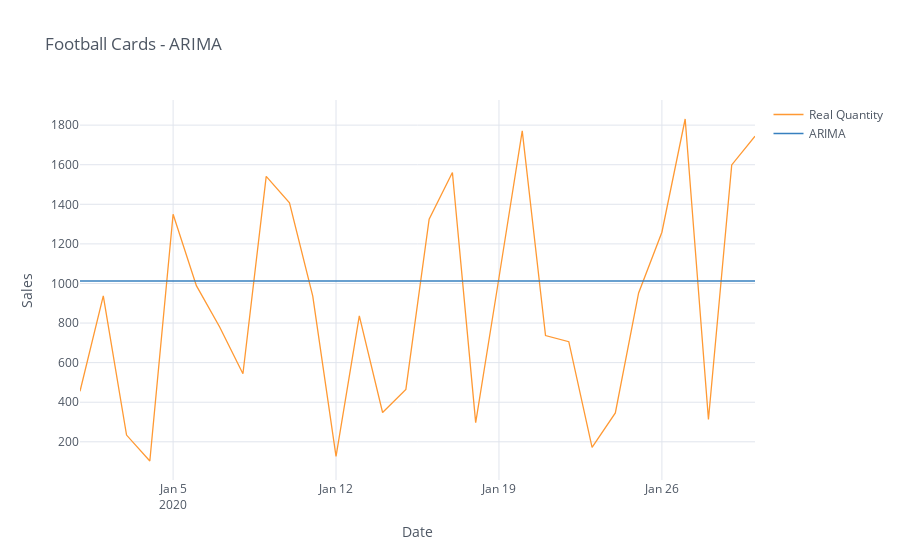
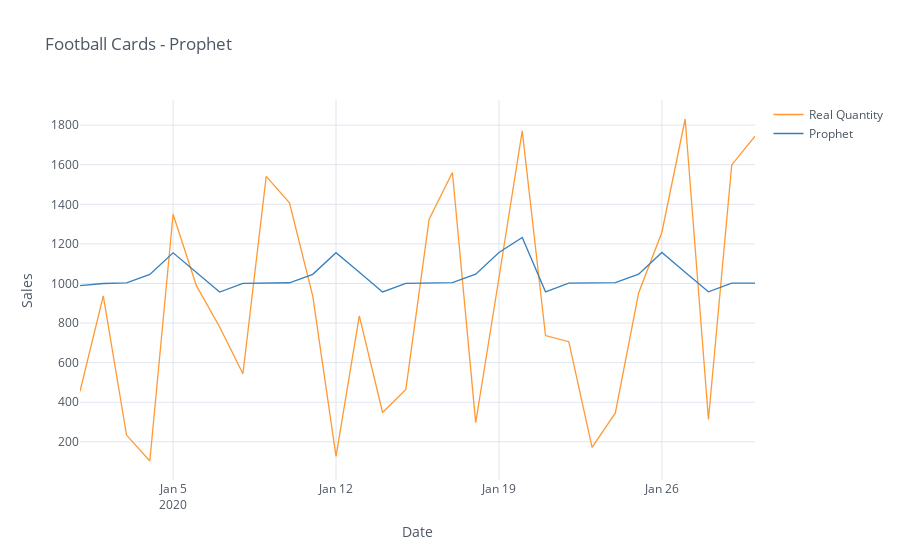
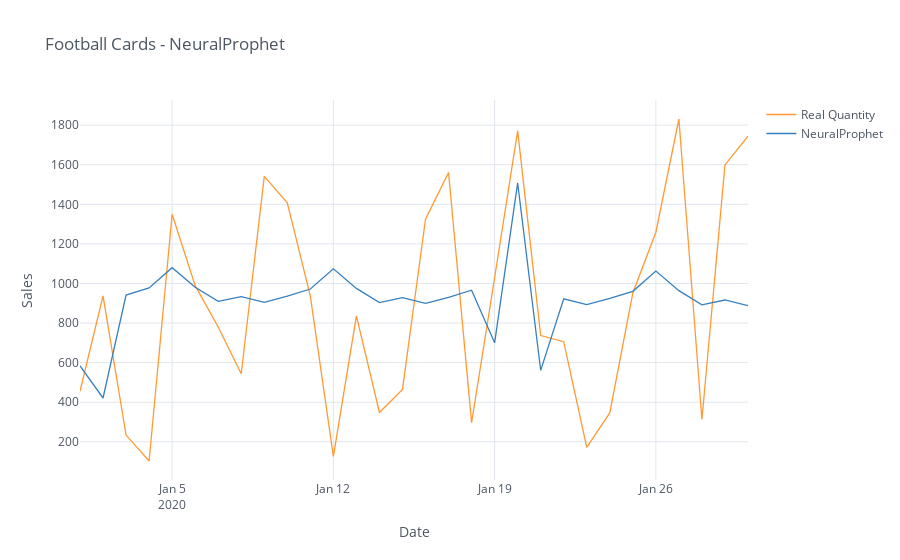

These figures' notebook cell, in order:
### Code cell
final_list = []
total_pred = pd.DataFrame()

start_pred_list = get_pred_dates('2020-01-01', '2021-01-01')[0:1]

for start_pred_time in tqdm(start_pred_list): 
    pred_path = cache_path + "/saved_results/final_results_" + leaf_name + "_" + str(start_pred_time) + "_predictions"
    if pred_path and os.path.isfile(pred_path):
        total_pred = pd.read_pickle(pred_path)
        
    else:
        X_train, X_test = split_data(data, start_pred_time)    
        time_series = TimeSeries.from_dataframe(categ_data, value_cols='Quantity')    
        train, test_ts = time_series.split_before(pd.Timestamp(start_pred_time))
        test = test_ts[:prediction_time]
        events_all = pd.concat([X_train, X_test])
        train_df, test_df = train.pd_dataframe(), test.pd_dataframe()
        train_dates, test_dates = train_df.index.values, test_df.index.values
         
        res_prediction = test_models(test, test_name=leaf_name, start_pred_time=start_pred_time, train=train, use_cache=ts_cache)        
        lstm_predictions = get_lstm_results(train, test, train_df, test_df, events_all, start_pred_time, leaf_name, peaks_data, n_in, window_size, events_dates, device, lstm_df_cache, lstm_cache)                   
        tcn_predictions = get_tcn_results(train, test, train_df, test_df, events_all, start_pred_time, leaf_name, peaks_data, n_in, window_size, events_dates, device, tcn_df_cache, tcn_cache)        
        neural_predictions = get_neural_prophet_results(train, test, events_all, leaf_name, peaks_data, events_dates, start_pred_time, neural_cache)
        
        total_pred = pd.concat([total_pred, pd.concat([res_prediction, lstm_predictions, tcn_predictions, neural_predictions], axis=1)])
        total_pred.to_pickle(pred_path) 
                
    final_list.append(final_res)

### Figure 1 — Plotly figure (JSON) as saved in the notebook; plotly's stock layout.template omitted (floating-point values rounded to 4 significant figures)
{"data": [{"line": {"color": "rgba(255, 153, 51, 1.0)", "dash": "solid", "shape": "linear", "width": 1.3}, "mode": "lines", "name": "Real Quantity", "text": "", "type": "scatter", "x": ["2020-01-01", "2020-01-02", "2020-01-03", "2020-01-04", "2020-01-05", "2020-01-06", "2020-01-07", "2020-01-08", "2020-01-09", "2020-01-10", "2020-01-11", "2020-01-12", "2020-01-13", "2020-01-14", "2020-01-15", "2020-01-16", "2020-01-17", "2020-01-18", "2020-01-19", "2020-01-20", "2020-01-21", "2020-01-22", "2020-01-23", "2020-01-24", "2020-01-25", "2020-01-26", "2020-01-27", "2020-01-28", "2020-01-29", "2020-01-30"], "y": [455, 937, 234, 103, 1350, 989, 780, 544, 1541, 1408, 936, 126, 836, 348, 465, 1325, 1561, 297, 1029, 1771, 737, 706, 172, 346, 952, 1259, 1831, 313, 1599, 1744]}, {"line": {"color": "rgba(55, 128, 191, 1.0)", "dash": "solid", "shape": "linear", "width": 1.3}, "mode": "lines", "name": "ARIMA", "text": "", "type": "scatter", "x": ["2020-01-01", "2020-01-02", "2020-01-03", "2020-01-04", "2020-01-05", "2020-01-06", "2020-01-07", "2020-01-08", "2020-01-09", "2020-01-10", "2020-01-11", "2020-01-12", "2020-01-13", "2020-01-14", "2020-01-15", "2020-01-16", "2020-01-17", "2020-01-18", "2020-01-19", "2020-01-20", "2020-01-21", "2020-01-22", "2020-01-23", "2020-01-24", "2020-01-25", "2020-01-26", "2020-01-27", "2020-01-28", "2020-01-29", "2020-01-30"], "y": [1012.0, 1012.0, 1012.0, 1012.0, 1012.0, 1012.0, 1012.0, 1012.0, 1012.0, 1012.0, 1012.0, 1012.0, 1012.0, 1012.0, 1012.0, 1012.0, 1012.0, 1012.0, 1012.0, 1012.0, 1012.0, 1012.0, 1012.0, 1012.0, 1012.0, 1012.0, 1012.0, 1012.0, 1012.0, 1012.0]}], "layout": {"legend": {"bgcolor": "#FFFFFF", "font": {"color": "#4D5663"}}, "paper_bgcolor": "#FFFFFF", "plot_bgcolor": "#FFFFFF", "title": {"font": {"color": "#4D5663"}, "text": "Football Cards - ARIMA"}, "xaxis": {"gridcolor": "#E1E5ED", "showgrid": true, "tickfont": {"color": "#4D5663"}, "title": {"font": {"color": "#4D5663"}, "text": "Date"}, "zerolinecolor": "#E1E5ED"}, "yaxis": {"gridcolor": "#E1E5ED", "showgrid": true, "tickfont": {"color": "#4D5663"}, "title": {"font": {"color": "#4D5663"}, "text": "Sales"}, "zerolinecolor": "#E1E5ED"}}}

### Figure 2 — Plotly figure (JSON) as saved in the notebook; plotly's stock layout.template omitted (floating-point values rounded to 4 significant figures)
{"data": [{"line": {"color": "rgba(255, 153, 51, 1.0)", "dash": "solid", "shape": "linear", "width": 1.3}, "mode": "lines", "name": "Real Quantity", "text": "", "type": "scatter", "x": ["2020-01-01", "2020-01-02", "2020-01-03", "2020-01-04", "2020-01-05", "2020-01-06", "2020-01-07", "2020-01-08", "2020-01-09", "2020-01-10", "2020-01-11", "2020-01-12", "2020-01-13", "2020-01-14", "2020-01-15", "2020-01-16", "2020-01-17", "2020-01-18", "2020-01-19", "2020-01-20", "2020-01-21", "2020-01-22", "2020-01-23", "2020-01-24", "2020-01-25", "2020-01-26", "2020-01-27", "2020-01-28", "2020-01-29", "2020-01-30"], "y": [455, 937, 234, 103, 1350, 989, 780, 544, 1541, 1408, 936, 126, 836, 348, 465, 1325, 1561, 297, 1029, 1771, 737, 706, 172, 346, 952, 1259, 1831, 313, 1599, 1744]}, {"line": {"color": "rgba(55, 128, 191, 1.0)", "dash": "solid", "shape": "linear", "width": 1.3}, "mode": "lines", "name": "Prophet", "text": "", "type": "scatter", "x": ["2020-01-01", "2020-01-02", "2020-01-03", "2020-01-04", "2020-01-05", "2020-01-06", "2020-01-07", "2020-01-08", "2020-01-09", "2020-01-10", "2020-01-11", "2020-01-12", "2020-01-13", "2020-01-14", "2020-01-15", "2020-01-16", "2020-01-17", "2020-01-18", "2020-01-19", "2020-01-20", "2020-01-21", "2020-01-22", "2020-01-23", "2020-01-24", "2020-01-25", "2020-01-26", "2020-01-27", "2020-01-28", "2020-01-29", "2020-01-30"], "y": [989.4, 999.8, 1003.0, 1046.0, 1155.0, 1056.0, 956.4, 1000.0, 1000.0, 1004.0, 1046.0, 1156.0, 1056.0, 957.0, 1001.0, 1001.0, 1004.0, 1047.0, 1156.0, 1232.0, 957.6, 1001.0, 1002.0, 1005.0, 1047.0, 1157.0, 1057.0, 958.2, 1002.0, 1002.0]}], "layout": {"legend": {"bgcolor": "#FFFFFF", "font": {"color": "#4D5663"}}, "paper_bgcolor": "#FFFFFF", "plot_bgcolor": "#FFFFFF", "title": {"font": {"color": "#4D5663"}, "text": "Football Cards - Prophet"}, "xaxis": {"gridcolor": "#E1E5ED", "showgrid": true, "tickfont": {"color": "#4D5663"}, "title": {"font": {"color": "#4D5663"}, "text": "Date"}, "zerolinecolor": "#E1E5ED"}, "yaxis": {"gridcolor": "#E1E5ED", "showgrid": true, "tickfont": {"color": "#4D5663"}, "title": {"font": {"color": "#4D5663"}, "text": "Sales"}, "zerolinecolor": "#E1E5ED"}}}

### Figure 3 — Plotly figure (JSON) as saved in the notebook; plotly's stock layout.template omitted (floating-point values rounded to 4 significant figures)
{"data": [{"line": {"color": "rgba(255, 153, 51, 1.0)", "dash": "solid", "shape": "linear", "width": 1.3}, "mode": "lines", "name": "Real Quantity", "text": "", "type": "scatter", "x": ["2020-01-01", "2020-01-02", "2020-01-03", "2020-01-04", "2020-01-05", "2020-01-06", "2020-01-07", "2020-01-08", "2020-01-09", "2020-01-10", "2020-01-11", "2020-01-12", "2020-01-13", "2020-01-14", "2020-01-15", "2020-01-16", "2020-01-17", "2020-01-18", "2020-01-19", "2020-01-20", "2020-01-21", "2020-01-22", "2020-01-23", "2020-01-24", "2020-01-25", "2020-01-26", "2020-01-27", "2020-01-28", "2020-01-29", "2020-01-30"], "y": [455, 937, 234, 103, 1350, 989, 780, 544, 1541, 1408, 936, 126, 836, 348, 465, 1325, 1561, 297, 1029, 1771, 737, 706, 172, 346, 952, 1259, 1831, 313, 1599, 1744]}, {"line": {"color": "rgba(55, 128, 191, 1.0)", "dash": "solid", "shape": "linear", "width": 1.3}, "mode": "lines", "name": "NeuralProphet", "text": "", "type": "scatter", "x": ["2020-01-01", "2020-01-02", "2020-01-03", "2020-01-04", "2020-01-05", "2020-01-06", "2020-01-07", "2020-01-08", "2020-01-09", "2020-01-10", "2020-01-11", "2020-01-12", "2020-01-13", "2020-01-14", "2020-01-15", "2020-01-16", "2020-01-17", "2020-01-18", "2020-01-19", "2020-01-20", "2020-01-21", "2020-01-22", "2020-01-23", "2020-01-24", "2020-01-25", "2020-01-26", "2020-01-27", "2020-01-28", "2020-01-29", "2020-01-30"], "y": [583.7, 421.3, 941.5, 977.6, 1080.0, 980.9, 909.3, 933.7, 904.9, 935.8, 971.8, 1074.0, 975.2, 903.6, 928.0, 899.2, 930.0, 966.1, 700.1, 1508.0, 560.9, 922.3, 893.5, 924.3, 960.4, 1063.0, 963.7, 892.1, 916.5, 887.7]}], "layout": {"legend": {"bgcolor": "#FFFFFF", "font": {"color": "#4D5663"}}, "paper_bgcolor": "#FFFFFF", "plot_bgcolor": "#FFFFFF", "title": {"font": {"color": "#4D5663"}, "text": "Football Cards - NeuralProphet"}, "xaxis": {"gridcolor": "#E1E5ED", "showgrid": true, "tickfont": {"color": "#4D5663"}, "title": {"font": {"color": "#4D5663"}, "text": "Date"}, "zerolinecolor": "#E1E5ED"}, "yaxis": {"gridcolor": "#E1E5ED", "showgrid": true, "tickfont": {"color": "#4D5663"}, "title": {"font": {"color": "#4D5663"}, "text": "Sales"}, "zerolinecolor": "#E1E5ED"}}}
